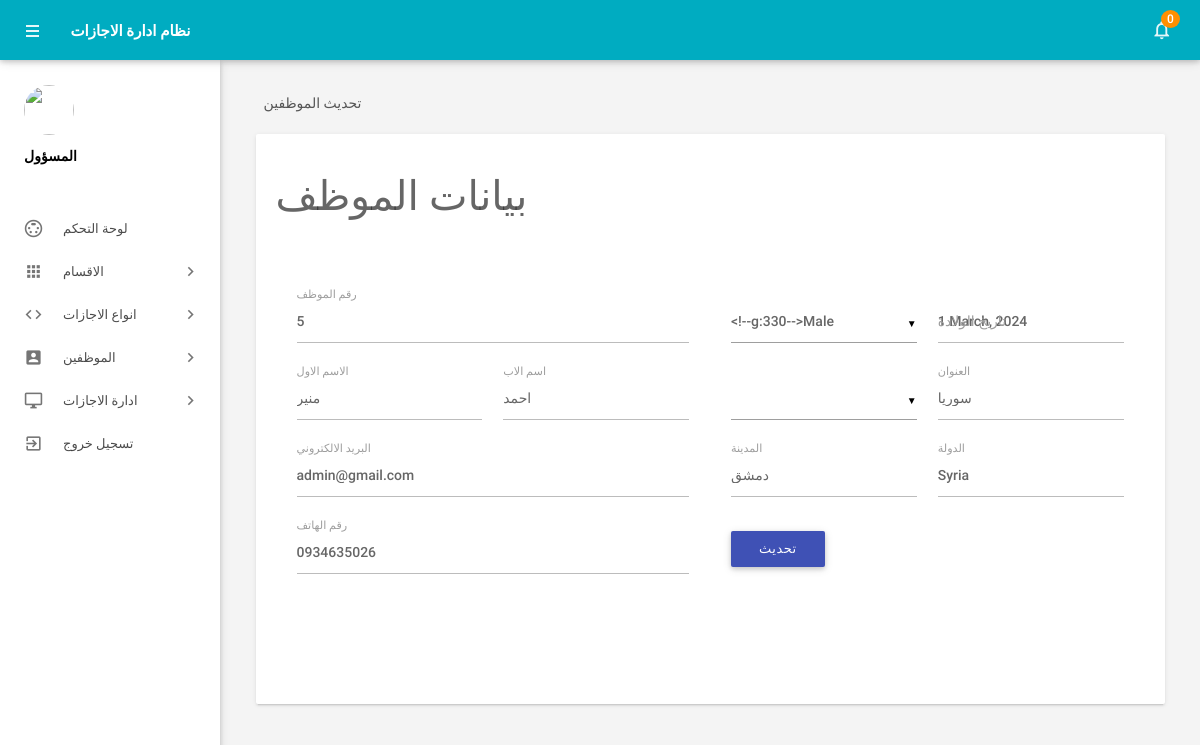
The app's page /admin/editemployee.php?empid=7 (signed in) with its own data.
### tables this page shows
CREATE TABLE `tblemployees` (
  `id` int(11) NOT NULL,
  `EmpId` varchar(100) NOT NULL,
  `FirstName` varchar(150) NOT NULL,
  `LastName` varchar(150) NOT NULL,
  `EmailId` varchar(200) NOT NULL,
  `Password` varchar(180) NOT NULL,
  `Gender` varchar(100) NOT NULL,
  `Dob` varchar(100) NOT NULL,
  `Department` varchar(255) NOT NULL,
  `Address` varchar(255) NOT NULL,
  `City` varchar(200) NOT NULL,
  `Country` varchar(150) NOT NULL,
  `Phonenumber` char(11) NOT NULL,
  `Status` int(1) NOT NULL,
  `RegDate` timestamp NOT NULL DEFAULT current_timestamp()
);

### admin/editemployee.php (the view, shortened to what this page needs)
<?php
include('includes/config.php');
if(strlen($_SESSION['alogin'])==0)
    {
header('location:index.php');
}
else{
    ?>
<!DOCTYPE html>
<html lang="en">
    <head>
        <link type="text/css" rel="stylesheet" href="../assets/plugins/materialize/css/materialize.min.css"/>
        <link href="../assets/plugins/material-preloader/css/materialPreloader.min.css" rel="stylesheet">
        <link href="../assets/css/alpha.min.css" rel="stylesheet" type="text/css"/>
        <link href="../assets/css/custom.css" rel="stylesheet" type="text/css"/>
    </head>
    <body>
  <?php include('includes/header.php');?>
       <?php include('includes/sidebar.php');?>
   <main class="mn-inner">
                <div class="row">
                    <div class="col s12">
                        <div class="page-title">تحديث الموظفين</div>
                    </div>
                    <div class="col s12 m12 l12">
                        <div class="card">
                            <div class="card-content">
                                <form id="example-form" method="post" name="updatemp">
                                    <div>
                                        <h3>بيانات الموظف</h3>
                                        <section>
                                            <div class="wizard-content">
                                                <div class="row">
                                                    <div class="col m6">
                                                        <div class="row">
<?php
$eid=intval($_GET['empid']);
$sql = "SELECT * from  tblemployees where id=:eid";
$query = $dbh -> prepare($sql);
$query -> bindParam(':eid',$eid, PDO::PARAM_STR);
$query->execute();
$results=$query->fetchAll(PDO::FETCH_OBJ);
if($query->rowCount() > 0)
{
foreach($results as $result)
{               ?>
 <div class="input-field col  s12">
<label for="empcode">رقم الموظف</label>
<input  name="empcode" id="empcode" value="<?php echo htmlentities($result->EmpId);?>" type="text" autocomplete="off" readonly required>
</div>
<div class="input-field col m6 s12">
<label for="firstName">الاسم الاول</label>
<input id="firstName" name="firstName" value="<?php echo htmlentities($result->FirstName);?>"  type="text" required>
</div>
<div class="input-field col m6 s12">
<label for="lastName">اسم الاب</label>
<input id="lastName" name="lastName" value="<?php echo htmlentities($result->LastName);?>" type="text" autocomplete="off" required>
</div>
<div class="input-field col s12">
<label for="email">البريد الالكتروني</label>
<input  name="email" type="email" id="email" value="<?php echo htmlentities($result->EmailId);?>" readonly autocomplete="off" required>
</div>
<div class="input-field col s12">
<label for="phone">رقم الهاتف</label>
<input id="phone" name="mobileno" type="tel" value="<?php echo htmlentities($result->Phonenumber);?>" maxlength="10" autocomplete="off" required>
 </div>
</div>
</div>
<div class="col m6">
<div class="row">
<div class="input-field col m6 s12">
</div>
<div class="input-field col m6 s12">
<label for="birthdate">تاريخ الولادة</label>
<input id="birthdate" name="dob"  class="datepicker" value="<?php echo htmlentities($result->Dob);?>" >
</div>
<div class="input-field col m6 s12">
</div>
<div class="input-field col m6 s12">
<label for="address">العنوان</label>
<input id="address" name="address" type="text"  value="<?php echo htmlentities($result->Address);?>" autocomplete="off" required>
</div>
<div class="input-field col m6 s12">
<label for="city">المدينة</label>
<input id="city" name="city" type="text"  value="<?php echo htmlentities($result->City);?>" autocomplete="off" required>
 </div>
<div class="input-field col m6 s12">
<label for="country">الدولة</label>
<input id="country" name="country" type="text"  value="<?php echo htmlentities($result->Country);?>" autocomplete="off" required>
</div>
<?php }}?>
<div class="input-field col s12">
<button type="submit" name="update"  id="update" class="waves-effect waves-light btn indigo m-b-xs">تحديث</button>
</div>
                                                        </div>
                                                    </div>
                                                </div>
                                            </div>
                                        </section>
                                    </div>
                                </form>
                            </div>
                        </div>
                    </div>
                </div>
            </main>
        </div>
        <div class="left-sidebar-hover"></div>
    </body>
</html>
<?php } ?>

### records on screen
tblemployees: empcode "5", firstName "منير", lastName "احمد", email "admin@gmail.com", mobileno "0934635026", dob "1 March, 2024", address "سوريا", city "دمشق", country "Syria"

### other values on screen
$unreadcount "0"
